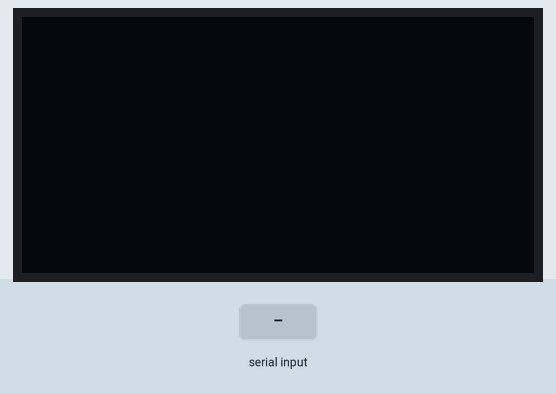
This sketch was run on a simulated Arduino Uno, built with avr-gcc and run on an emulated ATmega328P. Shown: 128×64 one-colour display. Inputs (shaded band) come from the test bench.

Above: at 1.2 s.
1.3 s: "$GPRMC\n" received over the second serial link
At 1.8 s:
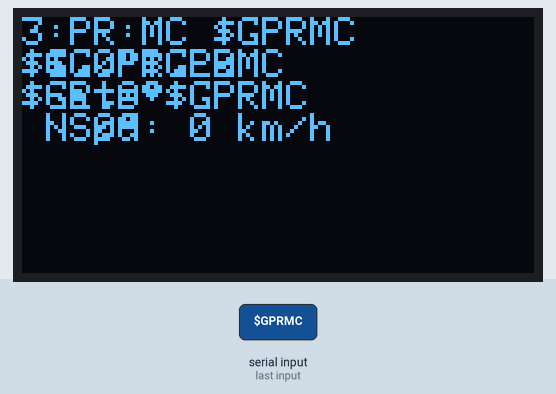
2.8 s: "$GPGGA\n" received over the second serial link
At 4.2 s:
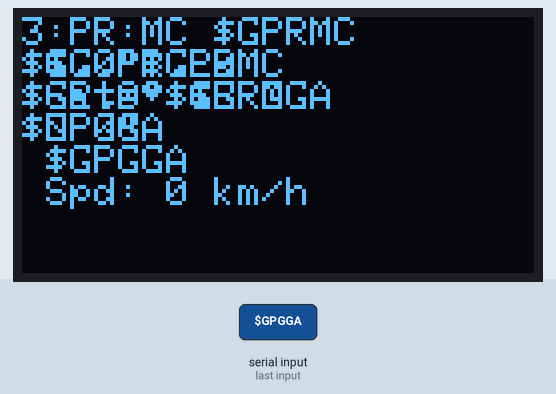
Timing chart, 0 to 5.8 s (numbered marks = the images above; inputs shaded):
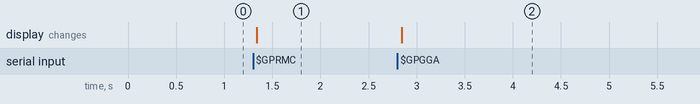

The sketch:

GPS-PARSER.ino
```cpp
#include <Adafruit_SSD1306.h>
Adafruit_SSD1306 display(7, 6, 5, 4, 3);
/*
  D0 - D6
  D1 - D7
  RST - D4
  DC - D5
*/
//you can use any display
#include <SoftwareSerial.h>
SoftwareSerial GPS(2, 1);
// TX - D2; RX - D1(nevermind)

char buffer; // buffer
String str, rmc[11], gga[14], drob, compass;
int acc(0);


void setup() {
  display.begin(SSD1306_SWITCHCAPVCC);
  display.clearDisplay();
  display.setTextColor(SSD1306_WHITE);
  display.setCursor(0, 0);
  display.cp437(true);
  GPS.begin(9600);
}

void loop() {
  //GET
  while (true) {
    while (GPS.available())
    {
      buffer = GPS.read();
      str += buffer;
    }

    if (str[str.length() - 1] == '\n') {
      break;
    }
  }
  //Parsing
  if (str.indexOf("$GPRMC") != -1) {
    acc = str.indexOf("$GPRMC");
    for (int i(0); i < 11; i++) {
      rmc[i] = str.substring(acc, acc + str.substring(acc, str.length()).indexOf(','));
      acc += str.substring(acc, str.length()).indexOf(',');
      acc++;
    }
  }
  else if (str.indexOf("$GPGGA") != -1) {
    acc = str.indexOf("$GPGGA");
    for (int i(0); i < 11; i++) {
      gga[i] = str.substring(acc, acc + str.substring(acc, str.length()).indexOf(','));
      acc += str.substring(acc, str.length()).indexOf(',');
      acc++;
    }
  }
  if (rmc[8].toInt() > 22.5 && rmc[8].toInt() < 67.5) {
    compass = "NE";
  }
  if (rmc[8].toInt() > 67.5 && rmc[8].toInt() < 112.5) {
    compass = "E";
  }
  if (rmc[8].toInt() > 112.5 && rmc[8].toInt() < 157.5) {
    compass = "SE";
  }
  if (rmc[8].toInt() > 157.5 && rmc[8].toInt() < 202.5) {
    compass = "S";
  }
  if (rmc[8].toInt() > 202.5 && rmc[8].toInt() < 247.5) {
    compass = "SW";
  }
  if (rmc[8].toInt() > 247.5 && rmc[8].toInt() < 292.5) {
    compass = "W";
  }
  if (rmc[8].toInt() > 292.5 && rmc[8].toInt() < 337.5) {
    compass = "NW";
  }
  if (rmc[8].toInt() > 337.5 or rmc[8].toInt() < 22.5) {
    compass = "N";
  }
  //Display
  display.clearDisplay();
  //Date
  display.setCursor(0, 0);
  int hour = rmc[1].substring(0, 2).toInt() + 3;
  if (hour > 23) {
    hour = hour - 24;
  }
  display.print(hour);
  display.print(":" + rmc[1].substring(2, 4) + ":" + rmc[1].substring(4, 6) + " " + rmc[2] + " " + rmc[9].substring(0, 2) + "." + rmc[9].substring(2, 4) + ".20" + rmc[9].substring(4, 6));
  //Coords

  display.setCursor(0, 8);
  drob = (rmc[3].substring(2, 4).toInt() * 10000 + rmc[3].substring(5, 9).toInt()) / 3 * 5;
  display.print(rmc[3].substring(0, 2) + "." + drob + char(0xf8) + rmc[4] + " Sats: " + gga[7]);

  display.setCursor(0, 16);
  drob = (rmc[5].substring(3, 5).toInt() * 10000 + rmc[5].substring(6, 10).toInt()) / 3 * 5;
  display.print(rmc[5].substring(0, 3) + "." + drob + char(0xf8) + rmc[6] + " " + compass + " " + round(rmc[8].toInt()) + char(0xf8));

  display.setCursor(0, 24);
  display.print(gga[9] + " " + gga[10] + " Spd: " + round(rmc[7].toInt() * 1.852) + " km/h ");

  display.display();
  str = "";
  acc = 0;
}
```

Measured:
- after the input at 1.3 s, the display: changes at once (image 1)
- after the input at 2.8 s, the display: changes at once (image 2)
